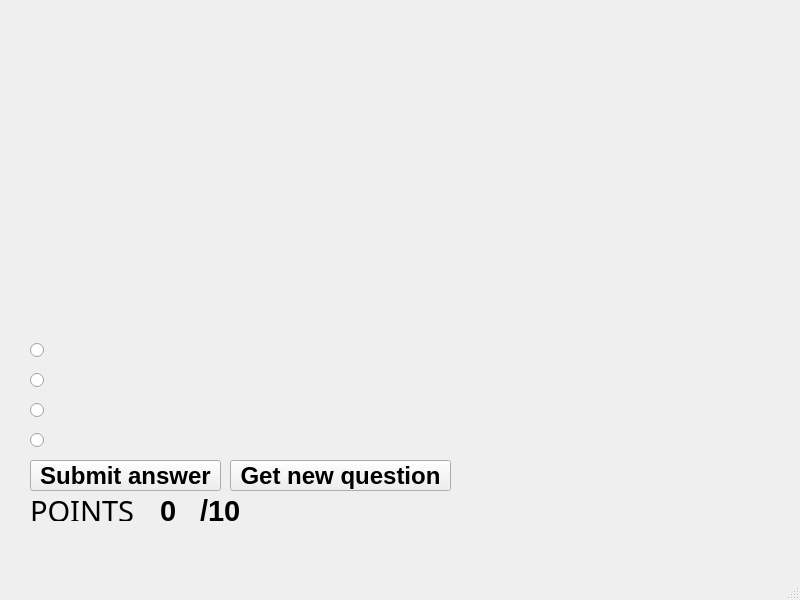
<?xml version="1.0" encoding="UTF-8"?>
<ui version="4.0">
 <class>MainWindow</class>
 <widget class="QMainWindow" name="MainWindow">
  <property name="geometry">
   <rect>
    <x>0</x>
    <y>0</y>
    <width>800</width>
    <height>600</height>
   </rect>
  </property>
  <property name="windowTitle">
   <string>MainWindow</string>
  </property>
  <widget class="QWidget" name="centralwidget">
   <widget class="QLabel" name="label">
    <property name="geometry">
     <rect>
      <x>-10</x>
      <y>-15</y>
      <width>871</width>
      <height>611</height>
     </rect>
    </property>
    <property name="text">
     <string/>
    </property>
    <property name="pixmap">
     <pixmap resource="resources.qrc">:/NetquizTausta.png</pixmap>
    </property>
    <property name="scaledContents">
     <bool>false</bool>
    </property>
   </widget>
   <widget class="QLabel" name="question_label">
    <property name="geometry">
     <rect>
      <x>20</x>
      <y>30</y>
      <width>711</width>
      <height>261</height>
     </rect>
    </property>
    <property name="font">
     <font>
      <pointsize>22</pointsize>
     </font>
    </property>
    <property name="text">
     <string/>
    </property>
    <property name="alignment">
     <set>Qt::AlignLeading|Qt::AlignLeft|Qt::AlignTop</set>
    </property>
   </widget>
   <widget class="QRadioButton" name="radioButton">
    <property name="geometry">
     <rect>
      <x>30</x>
      <y>340</y>
      <width>711</width>
      <height>20</height>
     </rect>
    </property>
    <property name="font">
     <font>
      <pointsize>12</pointsize>
     </font>
    </property>
    <property name="text">
     <string/>
    </property>
   </widget>
   <widget class="QRadioButton" name="radioButton_2">
    <property name="geometry">
     <rect>
      <x>30</x>
      <y>370</y>
      <width>721</width>
      <height>20</height>
     </rect>
    </property>
    <property name="font">
     <font>
      <pointsize>12</pointsize>
     </font>
    </property>
    <property name="text">
     <string/>
    </property>
   </widget>
   <widget class="QRadioButton" name="radioButton_3">
    <property name="geometry">
     <rect>
      <x>30</x>
      <y>400</y>
      <width>731</width>
      <height>20</height>
     </rect>
    </property>
    <property name="font">
     <font>
      <pointsize>12</pointsize>
     </font>
    </property>
    <property name="text">
     <string/>
    </property>
   </widget>
   <widget class="QRadioButton" name="radioButton_4">
    <property name="geometry">
     <rect>
      <x>30</x>
      <y>430</y>
      <width>741</width>
      <height>20</height>
     </rect>
    </property>
    <property name="font">
     <font>
      <pointsize>12</pointsize>
     </font>
    </property>
    <property name="text">
     <string/>
    </property>
   </widget>
   <widget class="QPushButton" name="newQuestionButton">
    <property name="geometry">
     <rect>
      <x>230</x>
      <y>460</y>
      <width>221</width>
      <height>31</height>
     </rect>
    </property>
    <property name="font">
     <font>
      <family>Arial</family>
      <pointsize>18</pointsize>
      <bold>true</bold>
     </font>
    </property>
    <property name="text">
     <string>Get new question</string>
    </property>
   </widget>
   <widget class="QLabel" name="label_3">
    <property name="geometry">
     <rect>
      <x>30</x>
      <y>500</y>
      <width>121</width>
      <height>21</height>
     </rect>
    </property>
    <property name="font">
     <font>
      <family>Arial Rounded MT Bold</family>
      <pointsize>22</pointsize>
      <bold>false</bold>
     </font>
    </property>
    <property name="text">
     <string>POINTS</string>
    </property>
    <property name="scaledContents">
     <bool>false</bool>
    </property>
   </widget>
   <widget class="QLabel" name="label_4">
    <property name="geometry">
     <rect>
      <x>160</x>
      <y>490</y>
      <width>31</width>
      <height>41</height>
     </rect>
    </property>
    <property name="font">
     <font>
      <family>Arial</family>
      <pointsize>22</pointsize>
      <bold>true</bold>
     </font>
    </property>
    <property name="text">
     <string>0</string>
    </property>
   </widget>
   <widget class="QLabel" name="label_5">
    <property name="geometry">
     <rect>
      <x>200</x>
      <y>490</y>
      <width>61</width>
      <height>41</height>
     </rect>
    </property>
    <property name="font">
     <font>
      <family>Arial</family>
      <pointsize>22</pointsize>
      <bold>true</bold>
     </font>
    </property>
    <property name="text">
     <string>/10</string>
    </property>
   </widget>
   <widget class="QPushButton" name="submitButton">
    <property name="geometry">
     <rect>
      <x>30</x>
      <y>460</y>
      <width>191</width>
      <height>31</height>
     </rect>
    </property>
    <property name="font">
     <font>
      <family>Arial</family>
      <pointsize>18</pointsize>
      <bold>true</bold>
     </font>
    </property>
    <property name="text">
     <string>Submit answer</string>
    </property>
   </widget>
   <zorder>label</zorder>
   <zorder>question_label</zorder>
   <zorder>submitButton</zorder>
   <zorder>radioButton</zorder>
   <zorder>radioButton_2</zorder>
   <zorder>radioButton_3</zorder>
   <zorder>radioButton_4</zorder>
   <zorder>newQuestionButton</zorder>
   <zorder>label_3</zorder>
   <zorder>label_4</zorder>
   <zorder>label_5</zorder>
  </widget>
  <widget class="QMenuBar" name="menubar">
   <property name="geometry">
    <rect>
     <x>0</x>
     <y>0</y>
     <width>800</width>
     <height>22</height>
    </rect>
   </property>
  </widget>
  <widget class="QStatusBar" name="statusbar"/>
 </widget>
 <resources>
  <include location="resources.qrc"/>
 </resources>
 <connections/>
</ui>
